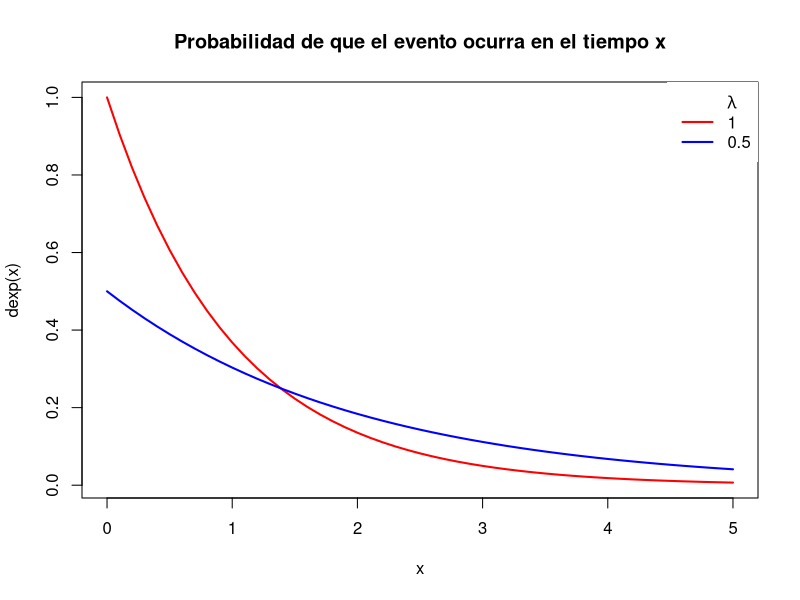
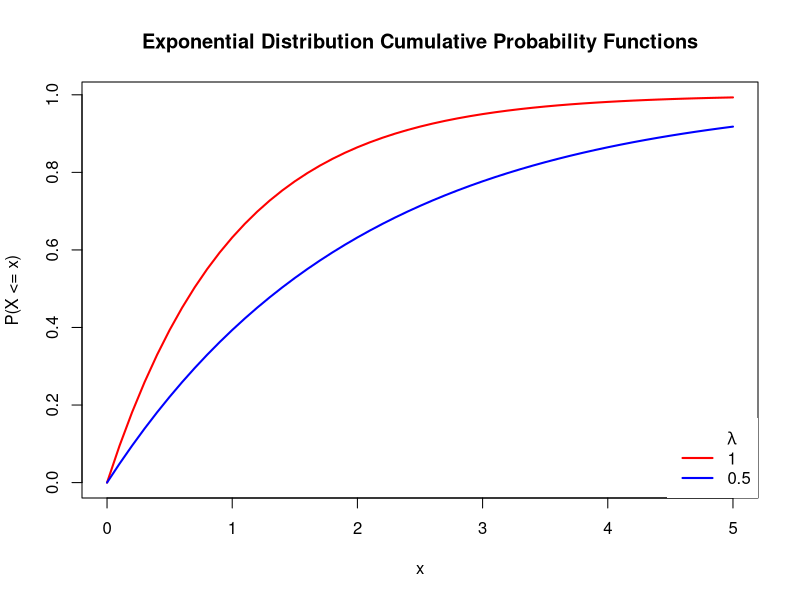
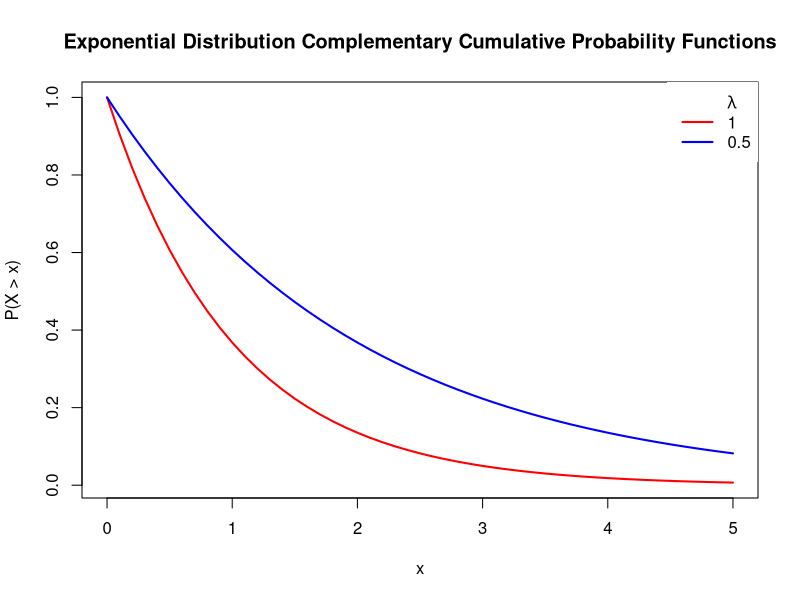

These charts were generated, in order, by the following R code: (Note: this script raises an error after producing the figures.)
## ---- chunk 1
# Grid of X-axis values
x <- seq(0, 5, 0.1)

# lambda = 1
plot(x, dexp(x, rate = 1), type = "l",
     ylab = "dexp(x)", lwd = 2, col = "red", main = "Probabilidad de que el evento ocurra en el tiempo x")
# lambda = 0.5
lines(x, dexp(x, rate = 0.5), col = "blue", lwd = 2)

# Adding a legend
legend("topright", c(expression(paste(, lambda)), "1", "0.5"),
       lty = c(0, 1, 1), col = c("blue", "red"), box.lty = 0, lwd = 2)

## ---- chunk 2
# Grid of X-axis values
x <- seq(0, 5, 0.1)

# lambda = 1
plot(x, pexp(x, rate = 1), type = "l",
     ylab = "P(X <= x)", lwd = 2, col = "red", main = "Exponential Distribution Cumulative Probability Functions")
# lambda = 0.5
lines(x, pexp(x, rate = 0.5), col = "blue", lwd = 2)

# Adding a legend
legend("bottomright", c(expression(paste(, lambda)), "1", "0.5"),
       lty = c(0, 1, 1), col = c("blue", "red"), box.lty = 0, lwd = 2)


## ---- chunk 3
# Grid of X-axis values
x <- seq(0, 5, 0.1)

# lambda = 1
plot(x, 1 - pexp(x, rate = 1), type = "l",
     ylab = "P(X > x)", lwd = 2, col = "red", main = "Exponential Distribution Complementary Cumulative Probability Functions")
# lambda = 0.5
lines(x, 1 - pexp(x, rate = 0.5), col = "blue", lwd = 2)

# Adding a legend
legend("topright", c(expression(paste(, lambda)), "1", "0.5"),
       lty = c(0, 1, 1), col = c("blue", "red"), box.lty = 0, lwd = 2)

## ---- chunk 4

glimpse(AustinCats)
## ---- chunk 5
# sim_gatos_adoptados <- function(lambda = 0.5, N = 5000, alpha = 0.5) {
#   # gatos adoptados
#   gatos_negros<-round(rexp(1000,0.02))
#   gatos_otros<-round(rexp(1000,0.03))
#   # porcentaje de gatos negros
#   Color <- rnorm()
#   # gatos adoptados
#   adoptados <- 
#   # gatos censurados
#   
# }

